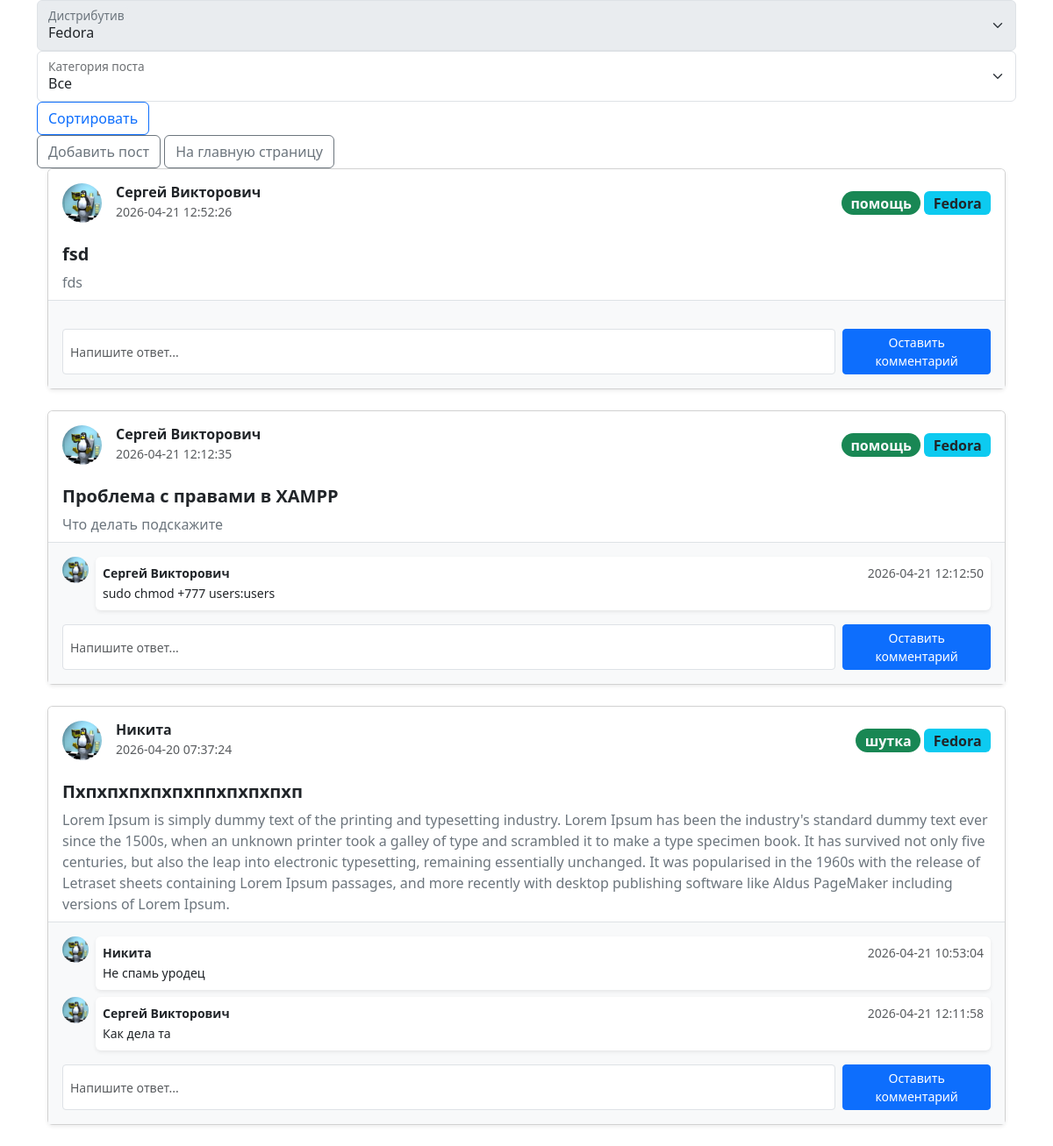
Screenshot of /controller/forum.php?id=2 (signed in) with the database file from the repository.
### tables this page shows
CREATE TABLE `posts` (
  `id` int(11) NOT NULL AUTO_INCREMENT,
  `user_id` int(11) DEFAULT NULL,
  `title` varchar(255) DEFAULT NULL,
  `content` text DEFAULT NULL,
  `distribution_id` int(11) NOT NULL,
  `category_id` int(11) NOT NULL,
  `post_created_at` timestamp NULL DEFAULT current_timestamp(),
  PRIMARY KEY (`id`),
  KEY `fk_distribution_type_key` (`distribution_id`),
  KEY `fk_category_key` (`category_id`),
  KEY `fk_user_id` (`user_id`),
  CONSTRAINT `fk_category_key` FOREIGN KEY (`category_id`) REFERENCES `post_categories` (`id`),
  CONSTRAINT `fk_distribution_type_key` FOREIGN KEY (`distribution_id`) REFERENCES `linux_distributions` (`id`),
  CONSTRAINT `fk_user_id` FOREIGN KEY (`user_id`) REFERENCES `users` (`id`)
);

CREATE TABLE `users` (
  `id` int(11) NOT NULL AUTO_INCREMENT,
  `display_name` varchar(255) DEFAULT NULL COMMENT 'Отображаемое имя пользователя которое не должно быть уникальным',
  `username` varchar(500) NOT NULL,
  `password` varchar(2048) DEFAULT NULL,
  `email` varchar(500) DEFAULT NULL,
  `avatar_path` varchar(500) DEFAULT NULL,
  `carma` int(11) DEFAULT 100 COMMENT 'Репутация пользователя, представляет из себя целое число  и по умолчанию у каждого пользователя 100 кармы. Чем ниже - тем хуже человек',
  `user_role_id` int(11) DEFAULT 1,
  `account_created` timestamp NULL DEFAULT current_timestamp(),
  `account_deleted` timestamp NULL DEFAULT NULL,
  PRIMARY KEY (`id`),
  UNIQUE KEY `username` (`username`),
  KEY `fk_user_type` (`user_role_id`),
  CONSTRAINT `fk_user_type` FOREIGN KEY (`user_role_id`) REFERENCES `user_privileges` (`id`)
);

CREATE TABLE `post_categories` (
  `id` int(11) NOT NULL AUTO_INCREMENT,
  `name` varchar(255) NOT NULL COMMENT 'Категория поста. Помощь / Вопрос / Полезные практики и так далее',
  PRIMARY KEY (`id`)
);

CREATE TABLE `linux_distributions` (
  `id` int(11) NOT NULL AUTO_INCREMENT,
  `name` varchar(255) NOT NULL,
  `posts_count` int(10) unsigned NOT NULL COMMENT 'Количество постов которые относятся к конкретному дистрибутиву',
  `description` text DEFAULT NULL,
  `official_wiki_url` text DEFAULT NULL,
  `icon_name` varchar(255) DEFAULT NULL,
  PRIMARY KEY (`id`)
);

CREATE TABLE `comments` (
  `id` int(10) unsigned NOT NULL AUTO_INCREMENT,
  `post_id` int(11) NOT NULL,
  `user_id` int(11) NOT NULL,
  `content` mediumtext DEFAULT NULL,
  `votes` int(11) NOT NULL DEFAULT 0,
  `comment_created_at` timestamp NOT NULL DEFAULT current_timestamp(),
  PRIMARY KEY (`id`),
  KEY `fk_comment_user_id` (`user_id`),
  KEY `fk_comment_post_id` (`post_id`),
  CONSTRAINT `fk_comment_post_id` FOREIGN KEY (`post_id`) REFERENCES `posts` (`id`) ON DELETE CASCADE,
  CONSTRAINT `fk_comment_user_id` FOREIGN KEY (`user_id`) REFERENCES `users` (`id`) ON DELETE CASCADE
);

### controller/forum.php (called while the page is built, shortened)
<?php
require '../config.php';
require '../model/main.php';
if (empty($_GET['id'])) {
    $posts = getAllPosts($pdo);
} else {
    if (!empty($_POST['category_sort']) && $_POST['category_sort'] >= 0) {
        $posts = getPostsByCategoryAndDistribution($pdo, $_POST['category_sort'], $_GET['id']);
    } else {
        $posts = getPostsByDistribution($pdo, $_GET['id']);
    }
}
$distros = getAllLinuxDistributions($pdo);
$comments = getCommentaryByDistribution($pdo, $_GET['id']);
include '../view/main_forum.php';

### model/main.php (called while the page is built, shortened)
<?php
function getAllLinuxDistributions($pdo) {
    $sql = "SELECT * FROM linux_distributions";
    $distros = $pdo->query($sql)->fetchAll();
    return $distros;
}
function getPostsByDistribution($pdo, $id) {
    $sql = "
        SELECT
            u.username,
            u.display_name AS user_display_name,
            u.avatar_path AS user_avatar,
            u.id AS user_id,
            d.name AS distro_name,
            p.post_created_at,
            p.title,
            p.content,
            p.id AS post_id,
            c.name AS category
        FROM posts p
                 JOIN users u ON p.user_id = u.id
                 JOIN linux_distributions d ON p.distribution_id = d.id
                 JOIN post_categories c ON p.category_id = c.id
        WHERE p.distribution_id = :id
        ORDER BY p.post_created_at DESC;
    ";
    $stmt = $pdo->prepare($sql);
    $stmt->execute([':id' => $id]);
    return $stmt->fetchAll(PDO::FETCH_ASSOC);
}
function getCommentaryByDistribution($pdo, $post_id) {
    $sql = "
        SELECT
    users.avatar_path,
    users.id AS user_id,
    posts.id AS post_id,
    users.display_name,
    comments.comment_created_at,
    comments.content
FROM users JOIN comments ON users.id = comments.user_id
JOIN posts ON comments.post_id = posts.id WHERE posts.distribution_id = :id;
    ";
    $stmt = $pdo->prepare($sql);
    $stmt->execute([':id' => $post_id]);
    return $stmt->fetchAll(PDO::FETCH_ASSOC);
}

### view/main_forum.php (the view, shortened to what this page needs)
<!doctype html>
<html lang="en">
<head>
    <link href="https://cdn.jsdelivr.net/npm/bootstrap@5.3.8/dist/css/bootstrap.min.css"
          rel="stylesheet">
</head>
<body>
<div class="container">
    <div class="form-floating">
        <select class="form-select" id="floatingSelect" aria-label="Floating label select example" disabled>
            <?php foreach($distros as $dist): ?>
                <option value="<?php echo $dist['id'] ?>" <?= $dist['id'] == $_GET['id'] ? 'selected' : '' ?>>
                    <?php echo $dist['name'] ?>
                </option>
            <?php endforeach; ?>
        </select>
        <label for="floatingSelect">Дистрибутив</label>
    </div>
    <form action="../controller/forum.php?id=<?= $_GET['id'] ?>" class="form-floating" method="post">
        <select name="category_sort" class="form-select" id="floatingSelect" aria-label="Floating label select example">
            <option selected value="-1">Все</option>
        </select>
        <label for="floatingSelect">Категория поста</label>
        <button class="btn btn-outline-primary" type="submit">Сортировать</button>
    </form>
    <a href="./add_post_redirect_controller.php?id=<?= $_GET['id']?>" class="btn btn-outline-secondary">Добавить пост</a>
    <a href="../index.php" class="btn btn-outline-secondary">На главную страницу</a>
    <div class="container">
    <?php foreach($posts as $post): ?>
        <?php require 'templates/user_post_template.php' ?>
    <?php endforeach; ?>
    </div>
</div>
</body>
</html>

### view/templates/user_post_template.php (shortened to what this page needs)
<div class="card shadow-sm mb-4 mx-auto">
    <div class="card-header bg-white border-0 d-flex align-items-center justify-content-between py-3">
        <div class="d-flex align-items-center">
            <a href="/" class="me-0">
                <img src="<?= htmlspecialchars($post['user_avatar'] ?? '../storage/default_avatar.webp') ?>" class="rounded-circle me-3" alt="Avatar" width="45" height="45">
            </a>
            <div>
                <h6 class="mb-0 fw-bold"><?= htmlspecialchars($post['user_display_name'] ?? '') ?></h6>
                <small class="text-muted"><?= htmlspecialchars($post['post_created_at']) ?></small>
            </div>
        </div>
        <div>
            <span class="badge rounded-pill bg-success text-light fs-6"><?= htmlspecialchars($post['category']) ?></span>
            <span class="badge bg-info text-dark fs-6"><?= htmlspecialchars($post['distro_name']) ?></span>
        </div>
    </div>
    <div class="card-body py-2">
        <h5 class="card-title fw-bold"><?= htmlspecialchars($post['title']) ?></h5>
        <p class="card-text text-secondary"><?= htmlspecialchars($post['content']) ?></p>
    </div>
    <div class="collapse show" id="comments-<?= $post['post_id'] ?>">
        <div class="card-body border-top bg-light">
            <div class="comment-list mb-3">
                <?php
                foreach ($comments as $comment):
                    if ($comment['post_id'] == $post['post_id']):
                ?>
                <div class="d-flex mb-2">
                    <img src="../storage/default_avatar.webp" class="rounded-circle me-2" width="30" height="30">
                    <div class="bg-white p-2 rounded shadow-sm w-100">
                        <div class="d-flex justify-content-between">
                            <small class="fw-bold"><?= $comment['display_name'] ?></small>
                            <small class="text-muted"><?= $comment['comment_created_at'] ?></small>
                        </div>
                        <small class="text-dark"><?= $comment['content']?></small>
                    </div>
                </div>
                <?php endif;?>
                <?php endforeach; ?>
            </div>
            <?php if (isset($_SESSION['user_info']['user_id'])): ?>
                <form action="../controller/add_comment_to_post.php?id=<?= $_GET['id']?>" method="POST" class="d-flex gap-2">
                    <input type="text" name="content" class="form-control form-control-sm" placeholder="Напишите ответ..." required>
                    <button type="submit" class="btn btn-primary btn-sm px-3">Оставить комментарий</button>
                </form>
            <?php endif; ?>
        </div>
    </div>
</div>

### rows the page displays
posts: user.display_name "Сергей Викторович", post_created_at "2026-04-21 12:52:26", category.name "помощь", distribution.name "Fedora", title "fsd", content "fds"
posts: user.display_name "Сергей Викторович", post_created_at "2026-04-21 12:12:35", category.name "помощь", distribution.name "Fedora", title "Проблема с правами в XAMPP", content "Что делать подскажите"
comments: user.display_name "Сергей Викторович", comment_created_at "2026-04-21 12:12:50", content "sudo chmod +777 users:users"
posts: user.display_name "Никита", post_created_at "2026-04-20 07:37:24", category.name "шутка", distribution.name "Fedora", title "Пхпхпхпхпхпхппхпхпхпхп", content "Lorem Ipsum is simply dummy text of the printing and typesetting industry. Lorem Ipsum has been the industry's standard dummy text ever since the 1500s, when an unknown printer took a galley of type and scrambled it to make a type specimen book. It has survived not only five centuries, but also the leap into electronic typesetting, remaining essentially unchanged. It was popularised in the 1960s with the release of Letraset sheets containing Lorem Ipsum passages, and more recently with desktop publishing software like Aldus PageMaker including versions of Lorem Ipsum."
comments: user.display_name "Никита", comment_created_at "2026-04-21 10:53:04", content "Не спамь уродец"
comments: user.display_name "Сергей Викторович", comment_created_at "2026-04-21 12:11:58", content "Как дела та"

### other values shown
form field value "Fedora"
